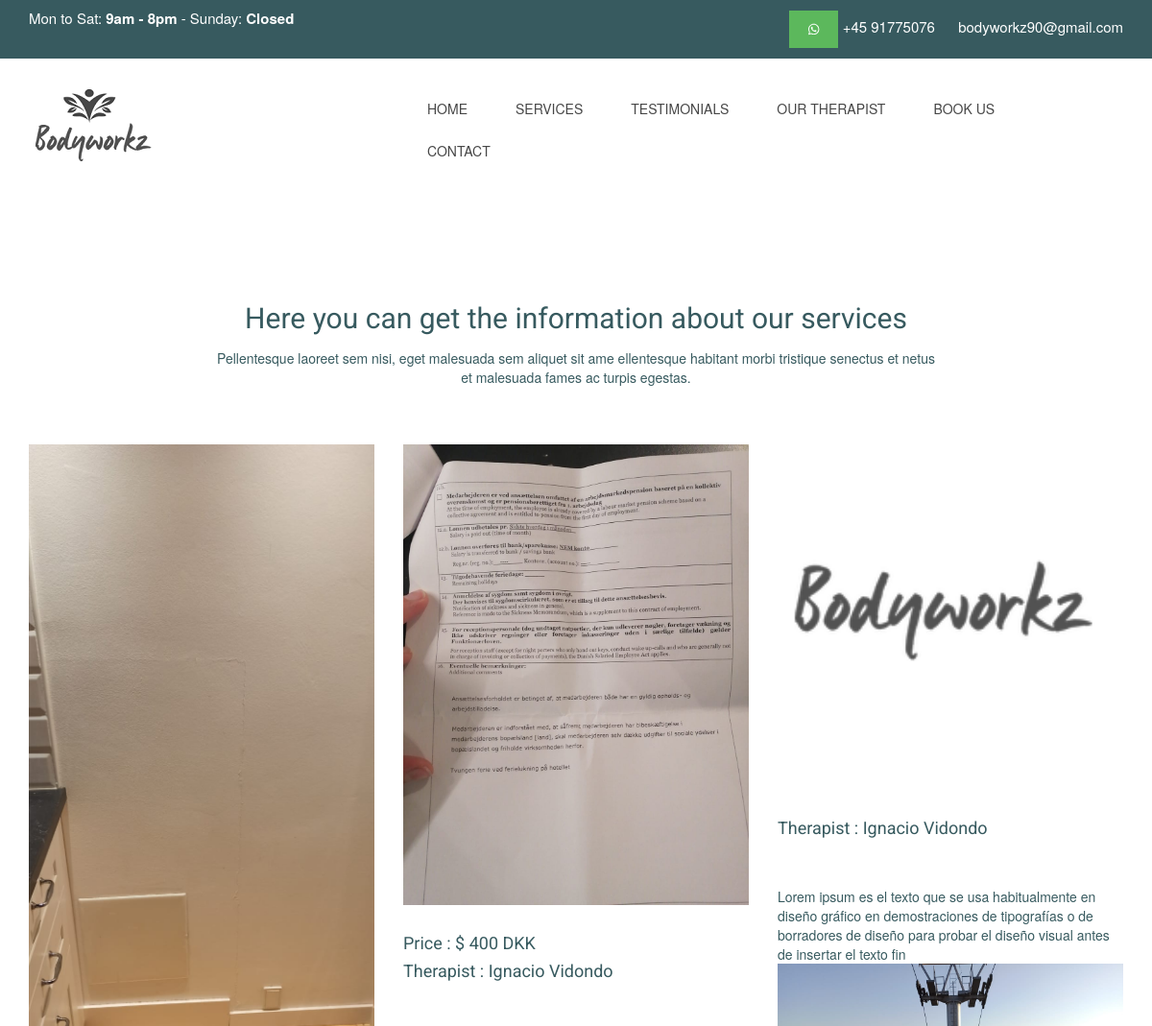
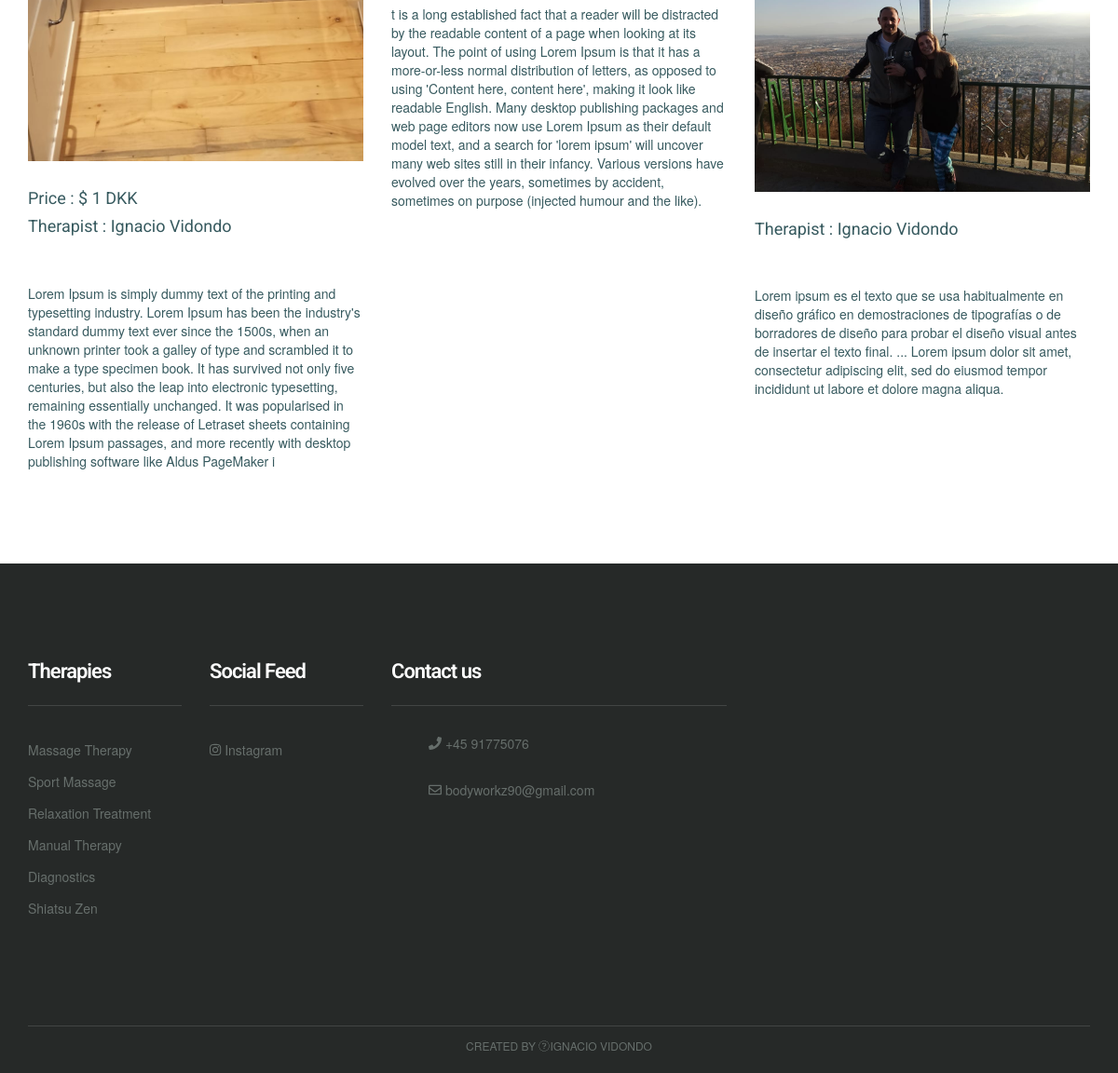
/therapies/, run on the app's committed database (2 pictures, top to bottom).
### MainApp/models.py (models this page shows, shortened)
class Therapy(models.Model):
    name = models.CharField(max_length=255 , verbose_name = "Nombre")
    image = models.ImageField(verbose_name="Foto", blank=True, null=True, upload_to="Images")
    description = models.TextField()
    therapist = models.ForeignKey(Therapist, on_delete=models.CASCADE,blank=True, null=True)
    duration = models.IntegerField (verbose_name="Duracion (Tiempo) ",blank=True, null=True)
    price = models.IntegerField(verbose_name="Precio",blank=True, null=True)
    class Meta:
            verbose_name="Terapia"
            verbose_name_plural="Terapias"

class Therapist(models.Model):
    name = models.CharField(max_length=200,verbose_name="Nombre")
    image = models.ImageField( upload_to="Images")
    terapia = models.CharField(max_length=200,verbose_name="Terapia")
    description = models.TextField(default="R")
    class Meta:
            verbose_name="Therapy"
            verbose_name_plural="Therapist"
    def __str__(self):
        return self.name

### MainApp/views.py (the view)
# urls.py: path('therapies/', views.therapies,name="therapies"),
def therapies(request):
    therapies= Therapy.objects.all()
    return render(request,'therapies.html',{'therapies':therapies})

### MainApp/templates/therapies.html (shortened to what this page needs)
{% extends "base.html" %} {% block content %} {% load static %}
<div class="space-medium ">
    <div class="container ">
        <div class="row ">
            <div class="col-md-offset-2 col-md-8 ">
                <div class="mb60 text-center section-title ">
                    <h1>Here you can get the information about our services</h1>
                    <p>Pellentesque laoreet sem nisi, eget malesuada sem aliquet sit ame ellentesque habitant morbi tristique senectus et netus et malesuada fames ac turpis egestas.</p>
                </div>
            </div>
        </div>
        <div class="row ">
            {% for terapia in therapies %}
            <div class="col-lg-4 col-md-4 col-sm-6 col-xs-12 ">
                <div class="service-block ">
                    <div class="service-img mb20 ">
                        <a href="# ">
                            <img src="{{terapia.image.url}} " alt=" " class="img-responsive "></a>
                    </div>
                    <div>{% if terapia.price %}
                        <h3>Price : $ {{terapia.price}} DKK</h3>
                        {% endif %}  {% if terapia.therapist %}
                        <h3>Therapist : {{terapia.therapist}}</h3>
                        {% endif %}
                    </div>
                    <div class="service-content ">
                        <h2><a href="# " class="title ">{{terapia.name}}</a></h2>
                        <p>{{terapia.description}}</p>
                    </div>
                </div>
            </div>
            {% endfor %}
        </div>
    </div>
</div>
{% endblock %}

### MainApp/static/ap1/css/style.css (style rules this page uses)
h1, h2, h3, h4, h5, h6 { margin: 0; padding: 0; margin-bottom: 10px; color: #375a5f; font-weight: 400; font-family: 'Roboto', sans-serif; }
h1 { font-size: 30px; line-height: 42px; }
h2 { font-size: 22px; line-height: 32px; }
h3 { font-size: 18px; }
p { margin: 0 0 20px; }
p:last-child { margin-bottom: 0px; }
a { color: #375a5f; text-decoration: none; -webkit-transition: all 0.3s; -moz-transition: all 0.3s; transition: all 0.3s; }
.space-medium { padding-top: 100px; padding-bottom: 100px; color: #375a5f }
.mb20 { margin-bottom: 20px; }
.mb60 { margin-bottom: 60px; }
.title { color: #ffffff; }
.service-img { margin-bottom: 30px; }
.service-img img { width: 100%; }

### data on the page
Therapy: image (picture), price "1", therapist "Ignacio Vidondo", description "Lorem Ipsum is simply dummy text of the printing and typesetting industry. Lorem Ipsum has been the industry's standard dummy text ever since the 1500s, when an unknown printer took a galley of type and scrambled it to make a type specimen book. It has survived not only five centuries, but also the leap into electronic typesetting, remaining essentially unchanged. It was popularised in the 1960s with the release of Letraset sheets containing Lorem Ipsum passages, and more recently with desktop publishing software like Aldus PageMaker i"
Therapy: image (picture), price "400", therapist "Ignacio Vidondo", description "t is a long established fact that a reader will be distracted by the readable content of a page when looking at its layout. The point of using Lorem Ipsum is that it has a more-or-less normal distribution of letters, as opposed to using 'Content here, content here', making it look like readable English. Many desktop publishing packages and web page editors now use Lorem Ipsum as their default model text, and a search for 'lorem ipsum' will uncover many web sites still in their infancy. Various versions have evolved over the years, sometimes by accident, sometimes on purpose (injected humour and the like)."
Therapy: image (picture), therapist "Ignacio Vidondo", description "Lorem ipsum es el texto que se usa habitualmente en diseño gráfico en demostraciones de tipografías o de borradores de diseño para probar el diseño visual antes de insertar el texto fin"
Therapy: image (picture), therapist "Ignacio Vidondo", description "Lorem ipsum es el texto que se usa habitualmente en diseño gráfico en demostraciones de tipografías o de borradores de diseño para probar el diseño visual antes de insertar el texto final. ... Lorem ipsum dolor sit amet, consectetur adipiscing elit, sed do eiusmod tempor incididunt ut labore et dolore magna aliqua."
